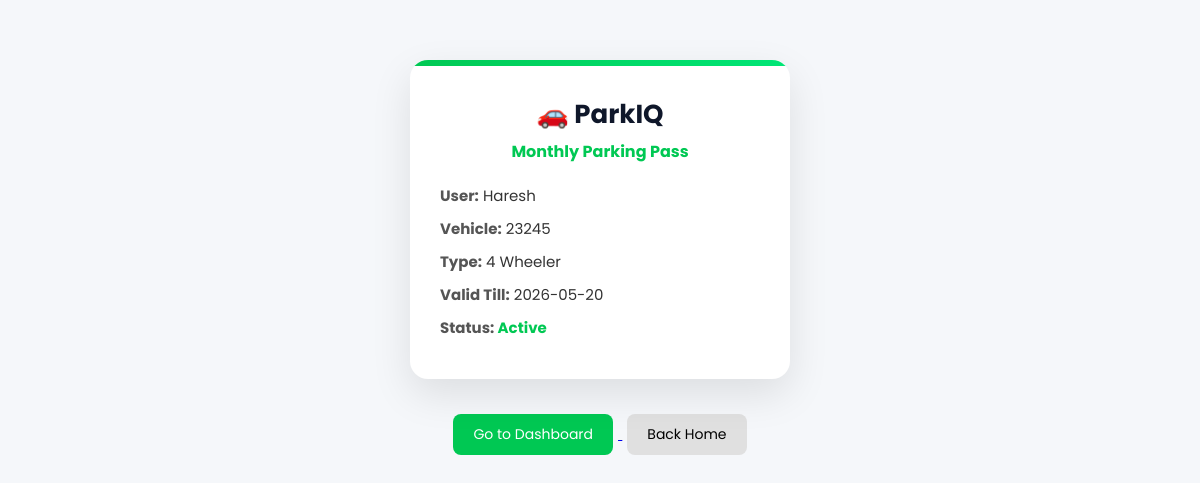
Page /view_pass (signed in) on the committed database.
### tables this page shows
CREATE TABLE users (
    id INTEGER PRIMARY KEY AUTOINCREMENT,
    username TEXT,
    password TEXT
, wallet REAL DEFAULT 100, pass_expiry TEXT, vehicle_number TEXT, vehicle_type TEXT);

### app.py (the view)
@app.route("/view_pass")
def view_pass():
    if "username" not in session:
        return redirect(url_for("login"))
    conn = sqlite3.connect("parking.db")
    cursor = conn.cursor()
    cursor.execute("""
        SELECT vehicle_number, vehicle_type, pass_expiry
        FROM users WHERE username=?
    """, (session["username"],))
    data = cursor.fetchone()
    conn.close()
    if not data:
        return "No pass found"
    vehicle_number, vehicle_type, expiry = data
    from datetime import datetime
    status = "Active"
    if expiry:
        if datetime.strptime(expiry, "%Y-%m-%d") < datetime.now():
            status = "Expired"
    return render_template(
        "view_pass.html",
        username=session["username"],
        vehicle_number=vehicle_number,
        vehicle_type=vehicle_type,
        expiry=expiry,
        status=status
    )

### app.py (called while the page is built)
@app.context_processor
def inject_wallet():
    try:
        user = session.get("username")
        if user:
            conn = sqlite3.connect("parking.db")
            cursor = conn.cursor()
            cursor.execute("SELECT wallet FROM users WHERE username=?", (user,))
            data = cursor.fetchone()
            conn.close()
            return dict(wallet=data[0] if data else 0)
    except:
        pass
    return dict(wallet=None)

### templates/view_pass.html (shortened to what this page needs)
<!DOCTYPE html>
<html lang="en">
<head>
<link rel="stylesheet" href="{{ url_for('static', filename='css/style.css') }}">
</head>
<body>
<div class="pass-card">
    <div class="pass-title">
        <h2>🚗 ParkIQ</h2>
        <span>Monthly Parking Pass</span>
    </div>
    <div class="pass-info">
        <p><strong>User:</strong> {{ username }}</p>
        <p><strong>Vehicle:</strong> {{ vehicle_number }}</p>
        <p><strong>Type:</strong> {{ vehicle_type }} Wheeler</p>
        <p><strong>Valid Till:</strong> {{ expiry }}</p>
        <p class="status">
            <strong>Status:</strong>
            <span class="{{ 'active' if status == 'Active' else 'expired' }}">
                {{ status }}
            </span>
        </p>
    </div>
</div>
<div class="btn-container">
    <a href="/dashboard">
        <button class="btn btn-primary">Go to Dashboard</button>
    </a>
    <a href="/">
        <button class="btn btn-secondary">Back Home</button>
    </a>
</div>
</body>
</html>

### static/css/style.css (style rules this page uses)
* { margin: 0; padding: 0; box-sizing: border-box; font-family: 'Poppins', sans-serif; }
body { background: #f1f5f9; color: #1e293b; overflow-x: hidden; }
h2 { font-size: 42px; margin-bottom: 40px; color: #0f172a; }
html { scroll-behavior: smooth; }
body { margin: 0; font-family: 'Poppins', sans-serif; }

### templates/view_pass.html (style rules this page uses)
body { background: #f5f7fa; font-family: 'Segoe UI', sans-serif; }
.pass-card { max-width: 380px; margin: 60px auto 30px; padding: 30px; border-radius: 18px; background: white; box-shadow: 0 15px 40px rgba(0,0,0,0.1); text-align: left; position: relative; overflow: hidden; }
.pass-card::before { content: ""; position: absolute; top: 0; left: 0; height: 6px; width: 100%; background: linear-gradient(90deg, #00c853, #00e676); }
.pass-title { text-align: center; margin-bottom: 20px; }
.pass-title h2 { margin: 5px 0; font-size: 26px; }
.pass-title span { color: #00c853; font-weight: bold; }
.pass-info p { margin: 10px 0; font-size: 15px; color: #333; }
.pass-info strong { color: #555; }
.status { margin-top: 15px; font-weight: bold; }
.active { color: #00c853; }
.btn-container { text-align: center; margin-top: 20px; }
.btn { padding: 10px 20px; border: none; border-radius: 8px; margin: 5px; font-size: 14px; cursor: pointer; transition: 0.3s; }
.btn-primary { background: #00c853; color: white; }
.btn-secondary { background: #e0e0e0; }

### rows in the picture
users: username "Haresh", vehicle_number "23245", pass_expiry "2026-05-20"

### other values in the picture
{{ vehicle_type }} "4"
{{ status }} "Active"
